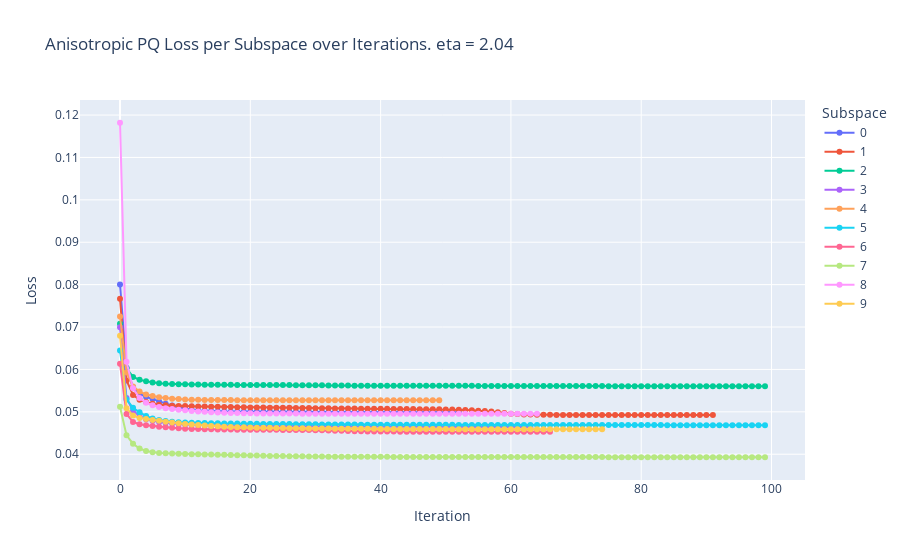

The notebook cell saved with this chart:
### Code cell
import plotly.express as px
fig = px.line(
    loss_df, 
    x="iteration", 
    y="loss", 
    color="subspace",
    markers=True,
    title=f"Anisotropic PQ Loss per Subspace over Iterations. eta = {eta}"
)
fig.update_layout(
    xaxis_title="Iteration",
    yaxis_title="Loss",
    legend_title="Subspace"
)
fig.show()›
